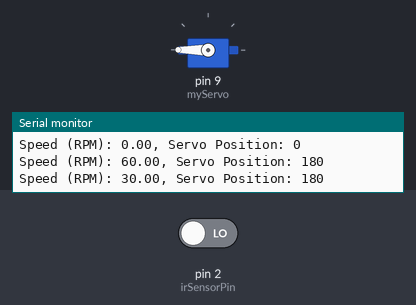
A sketch run on a simulated Arduino Uno, built with avr-gcc and run on an emulated ATmega328P. Parts: servo, the last lines printed to the serial monitor. The test bench sets the inputs (shaded band); at power-on: pin 2 (irSensorPin) LOW.

Above: at 2.8 s.
2.9 s: pin 2 (irSensorPin) driven HIGH
4.4 s: pin 2 (irSensorPin) driven LOW
At 11.8 s:
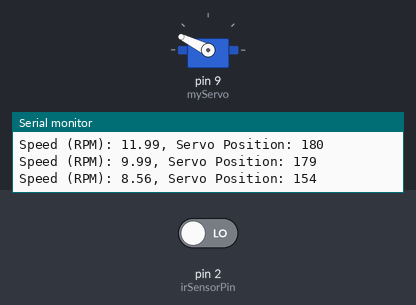
At 12.8 s:
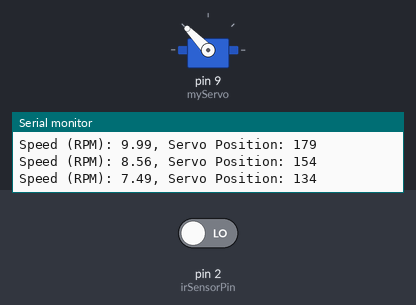
Timing chart, 0 to 41.5 s (numbered marks = the images above; inputs shaded):
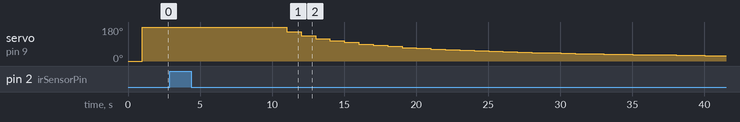

Measured:
- after the input at 4.4 s, servo on pin 9 (myServo): moves from 180° to 29° over 30.0 s, starting after 5.6 s

The sketch:

complete.code.ino
```cpp
#include <Servo.h>

Servo myServo; // create servo object
int servoPosition = 90; // initial servo position

const int irSensorPin = 2; // input pin for IR speed sensor

unsigned long startTime; // variable to store start time
unsigned long elapsedTime; // variable to store elapsed time
float speed; // variable to store speed in RPM
float minSpeed = 0.0; // minimum speed for servo to turn
float maxSpeed = 10.0; // maximum speed for servo to turn
float speedRange = maxSpeed - minSpeed; // range of valid speeds

void setup() {
  myServo.attach(9); // attach servo to pin 9
  pinMode(irSensorPin, INPUT);
  Serial.begin(9600); // initialize serial communication
}

void loop() {
  // read IR sensor value
  int irSensorValue = digitalRead(irSensorPin);

  if (irSensorValue == HIGH) {
    // start timer when IR sensor detects object
    startTime = millis();
  } else {
    // stop timer when IR sensor no longer detects object
    elapsedTime = millis() - startTime;
  }

  // calculate speed in RPM
  if (elapsedTime > 0) {
    speed = 60000.0 / (float)elapsedTime;
  } else {
    speed = 0.0;
  }

  // map speed to servo position
  if (speed < minSpeed) {
    servoPosition = 0; // servo stops
  } else if (speed > maxSpeed) {
    servoPosition = 180; // servo goes to maximum position
  } else {
    float speedPercentage = (speed - minSpeed) / speedRange;
    servoPosition = (int)(speedPercentage * 180.0);
  }

  // set servo position
  myServo.write(servoPosition);

  // print speed and servo position to serial monitor
  Serial.print("Speed (RPM): ");
  Serial.print(speed);
  Serial.print(", Servo Position: ");
  Serial.println(servoPosition);

  // delay for a short period to reduce noise
  delay(1000);
}
```
